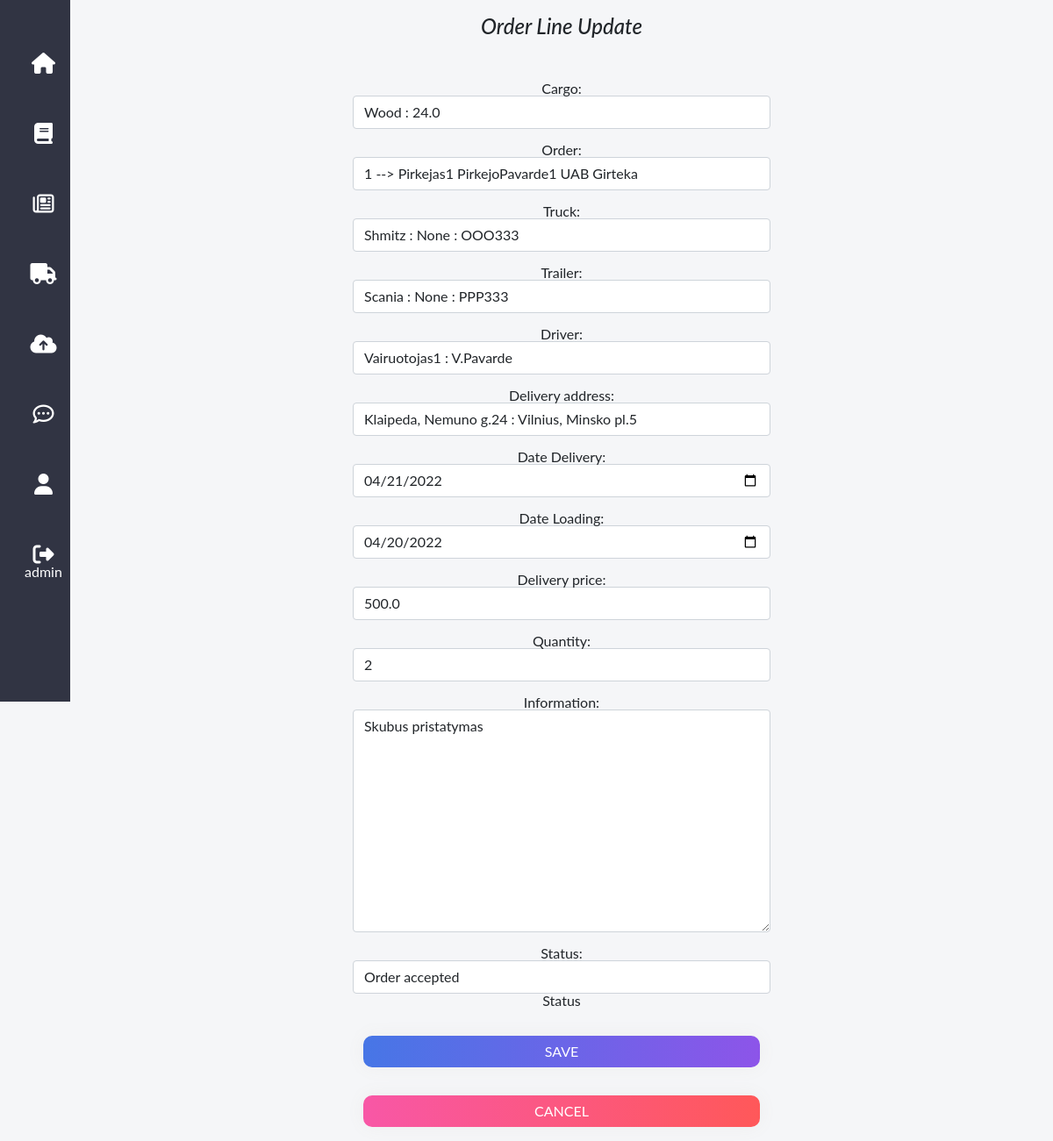
Page /orderlines/1/update (signed in) on the earlier database version.
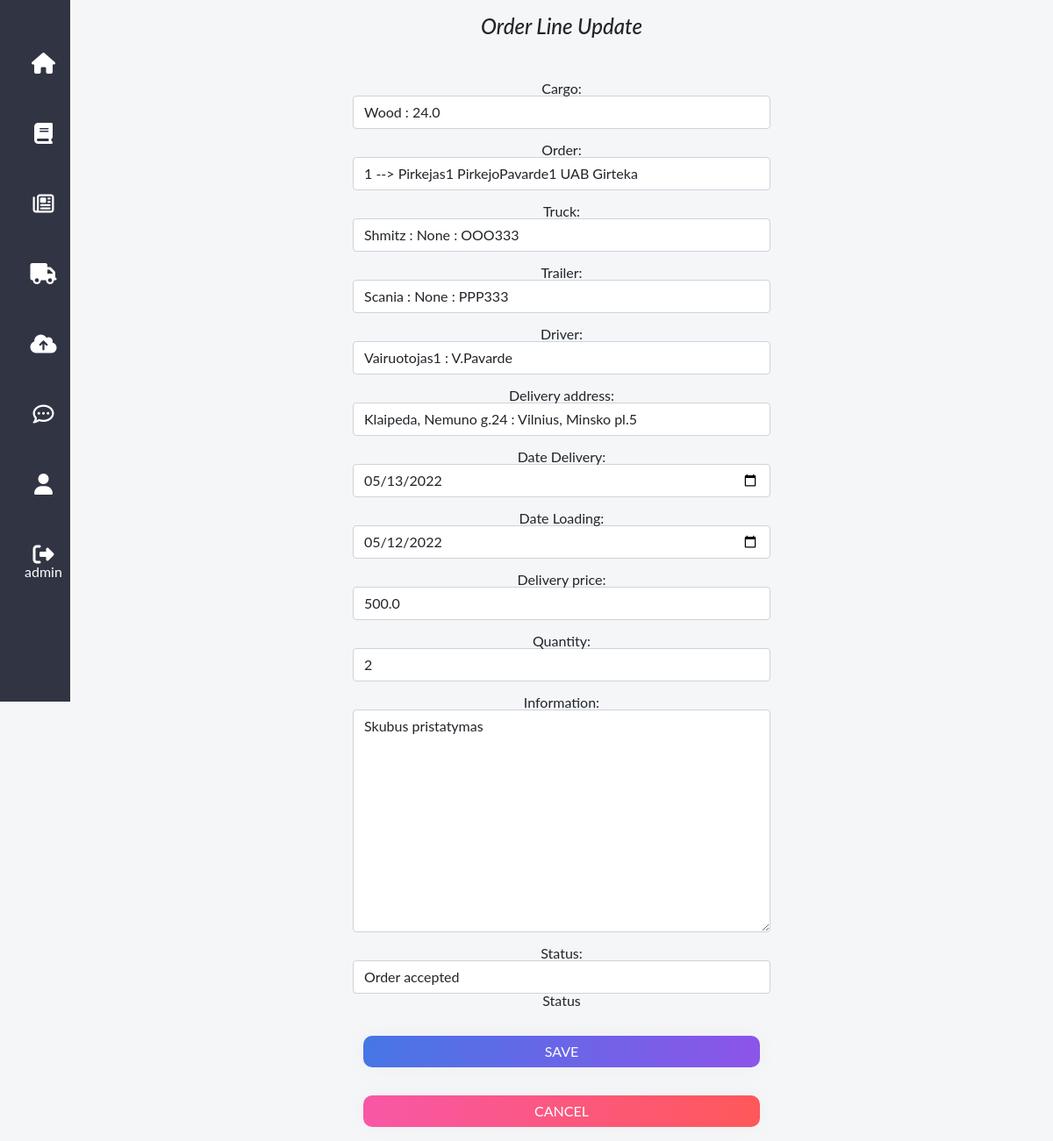
Same page on the later database version.
### transport/models.py (models this page shows, shortened)
class OrderItem(models.Model):
    cargo = models.ForeignKey(Cargo, on_delete=models.SET_NULL, blank=True, null=True)
    order = models.ForeignKey(Order, on_delete=models.SET_NULL, blank=True, null=True)
    truck = models.ForeignKey(Truck, on_delete=models.SET_NULL, blank=True, null=True)
    trailer = models.ForeignKey(Trailer, on_delete=models.SET_NULL, blank=True, null=True)
    driver = models.ForeignKey(Driver, on_delete=models.SET_NULL, blank=True, null=True)
    delivery_address = models.ForeignKey(DeliveryAddress, on_delete=models.SET_NULL, blank=True, null=True)
    date_delivery = models.DateField("Date Delivery", null=True, blank=True)
    date_loading = models.DateField("Date Loading", null=True, blank=True)
    delivery_price = models.FloatField(null=True, blank=True)
    quantity = models.IntegerField(default=1, null=True, blank=True)
    information = models.TextField(max_length=200, null=True, blank=True)
    delivery_status = (
        ('N', "Not yet ordered"),
        ('O', "Order accepted"),
        ('C', "Carried out"),
        ('F', "Order finished"),
    )
    status = models.CharField(
        max_length=1,
        choices=delivery_status,
        blank=True,
        default='N',
        help_text="Status",
    )
    class Meta:
        verbose_name = "Order Item"
        verbose_name_plural = "Order Items"

### transport/views.py (the view, shortened to what this page needs)
# urls.py: path('orderlines/<int:pk>/update', views.OrderItemUpdateView.as_view(), name='orderlines_update'),
class OrderItemUpdateView(LoginRequiredMixin, UpdateView):
    model = OrderItem
    form_class = OrderItemForm
    template_name = 'orderlines_update.html'

### transport/forms.py
class OrderItemForm(forms.ModelForm):
    class Meta:
        model = OrderItem
        fields = fields = '__all__'
        widgets = {
            'cargo': forms.Select(attrs={'class': 'form-control'}),
            'order': forms.Select(attrs={'class': 'form-control'}),
            'truck': forms.Select(attrs={'class': 'form-control'}),
            'trailer': forms.Select(attrs={'class': 'form-control'}),
            'driver': forms.Select(attrs={'class': 'form-control'}),
            'delivery_address': forms.Select(attrs={'class': 'form-control'}),
            'date_delivery': DateInput(attrs={'class': 'form-control'}),
            'date_loading': DateInput(attrs={'class': 'form-control'}),
            'delivery_price': forms.NumberInput(attrs={'class': 'form-control'}),
            'quantity': forms.NumberInput(attrs={'class': 'form-control'}),
            'information': forms.Textarea(attrs={'class': 'form-control'}),
            'status': forms.Select(attrs={'class': 'form-control'}),
        }

### transport/models.py (called while the page is built)
    def __str__(self):
        return f'{self.truck_brand} : {self.truck_model} : {self.truck_plate}'

    def __str__(self):
        return f'{self.cargo} : {self.weight}'

### transport/templates/orderlines_update.html (shortened to what this page needs)
{% extends "base.html" %}
{% load static %}
{% block content %}
    <div class="container d-flex flex-column justify-content-center" style="max-width:500px;">
        <h4 class=" mb-5" style="font-style:italic;">Order Line Update</h4>
        <div class="form-group ">
            <form method="post" action="">
                {{form.as_p}}
            <div class="container d-flex flex-column justify-content-center" >
                 <button class="btn btn-grad my-3">Save</button>
                <button class="btn btn-grad btn-delete my-3" onclick="javascript:history.back();" style="min-width:100px">Cancel</button>
            </div>
            </form>
        </div>
    </div>
{% endblock content %}

Differences in the rows shown:
changed OrderItem "1 --> Pirkejas1 PirkejoPavarde1 UAB Girteka": date_delivery "04/21/2022" → "05/13/2022"; date_loading "04/20/2022" → "05/12/2022"
